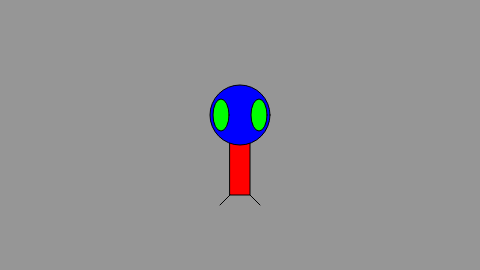
Frame 1 (no input)
Frame 60 (no input): identical to frame 1, image omitted
Frame 120 (the mouse pressed at the canvas centre since frame 60): identical to frame 1, image omitted

The p5.js sketch that drew this single still picture (run headless with seeded random() and noise() and a simulated clock; from frame 60 on, the mouse is pressed at the canvas centre):

// p5.js sketch
// ── sketch.js
/**
 * sketch.js
 *
 * 도형 그리기 테스트
 *
 * 레퍼런스: http://p5js.org/reference
 * 참고 : https://www.youtube.com/watch?v=9mucjcrhFcM&list=PLRqwX-V7Uu6Zy51Q-x9tMWIv9cueOFTFA&index=4
 *
 * @author : https://github.com/Mosframe
 */

 function setup() {

  // 캔버스 생성
  //createCanvas(windowWidth,windowHeight);
  createCanvas(480,270);
}

function draw() {

  // 배경색
  //background(200,200,0);
  background(150);

  // 쉐이프 피봇 설정
  ellipseMode(CENTER);
  rectMode(CENTER);

  // Body
  fill( 255, 0, 0 );
  rect( 240, 145, 20, 100 );

  // Head
  //fill( 0, 0, 255, 100 );
  fill( 0, 0, 255 );
  ellipse( 240, 115, 60, 60 );

  // Eyes
  fill( 0, 255, 0 );
  ellipse( 221, 115, 16, 32 );
  ellipse( 259, 115, 16, 32 );

  // Legs
  line( 230, 195, 220, 205 );
  line( 250, 195, 260, 205 );

}
